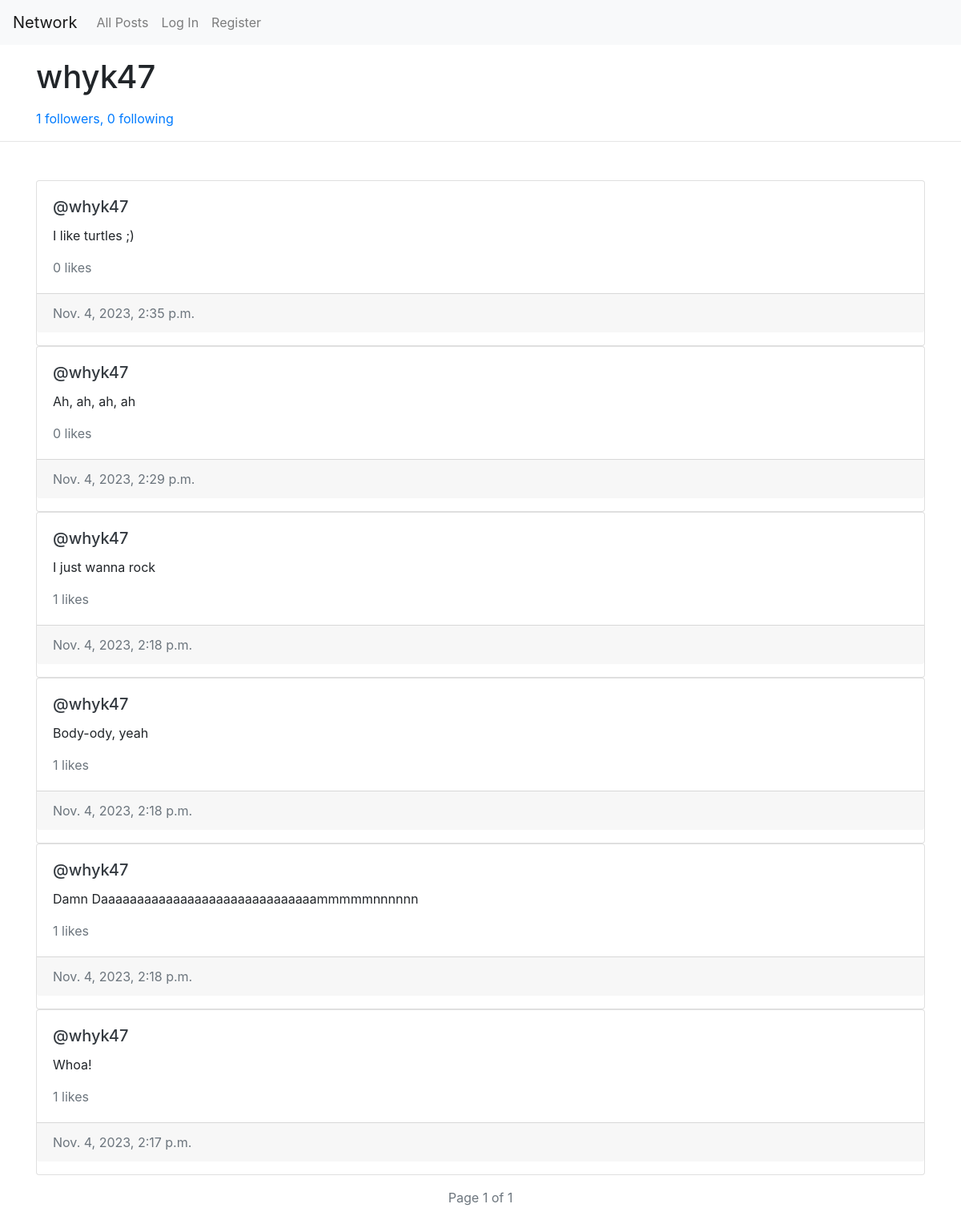
The app's page /profile/whyk47 with its own data.
### network/models.py (models this page shows)
class User(AbstractUser):
    followers = models.ManyToManyField("self", symmetrical=False, related_name="following")
    def num_followers(self):
        return self.followers.all().count()
    def num_following(self):
        return self.following.all().count()

class Post(models.Model):
    poster = models.ForeignKey(User, on_delete=models.CASCADE, related_name="posts")
    content = models.CharField(max_length=512)
    timestamp = models.DateTimeField(default=datetime.now(pytz.timezone('Asia/Singapore')))
    likers = models.ManyToManyField(User, related_name="liked", blank=True)
    def likes(self):
        return self.likers.all().count()

### network/views.py (the view, shortened to what this page needs)
# urls.py: path("profile/<str:username>", views.profile, name="profile"),
def profile(request, username):
    profile = User.objects.get(username=username)
    return render(request, "network/index.html", {
        "username": username,
        "profile": profile,
        "page": get_page(request, profile.posts.all().order_by("-timestamp")),
        "is_follower": profile.followers.filter(username=request.user.username).exists(),
        "liked": get_liked(request)
    })

### network/util.py (called while the page is built)
def get_page(request, posts):
    paginator = Paginator(posts, 10)
    page_no = request.GET.get("page")
    page = paginator.get_page(page_no)
    return page

def get_liked(request):
    if request.user.is_authenticated:
        return [post.id for post in request.user.liked.all()]

### network/templates/network/index.html (shortened to what this page needs)
{% extends "network/layout.html" %}
{% load static %}
{% block body %}
    {% if username %}
        <div class="container">
            <h1 class="mt-3 mb-3">{{ username }}</h1>
            <p class="text-primary">{{ profile.num_followers }} followers, {{ profile.num_following }} following</p>
        </div>
    {% endif %}
    <hr class="mt-3 mb-5">
    <div class="container">
        {% for post in page %}
            <div class="card post">
                <div class="card-body">
                    <h5 class="card-title">
                        <a href="{% url 'network:profile' post.poster.username %}" class="text-dark">@{{ post.poster }}</a>
                    </h5>
                    <div id="content-view-{{ post.id }}">
                        <p id="content_{{ post.id }}" class="card-text">{{ post.content }}</p>
                        <p class="card-text text-muted"><span id="numlikes_{{ post.id }}">{{ post.likes }}</span> likes</p>
                    </div>
                </div>
                <p class="card-footer text-muted">{{ post.timestamp }}</p>
            </div>
        {% empty %}
            <h3>No Posts Yet!</h3>
        {% endfor %}
    </div>
    <p class="text-muted d-flex justify-content-center mt-3">Page {{ page.number }} of {{ page.paginator.num_pages }}</p>
    <div class="d-flex justify-content-center">
    </div>
{% endblock %}

### records on screen
User: username "whyk47", num_followers "1", num_following "0"
Post: poster "whyk47", content "I like turtles ;)", likes "0", timestamp "Nov. 4, 2023, 2:35 p.m."
Post: poster "whyk47", content "Ah, ah, ah, ah", likes "0", timestamp "Nov. 4, 2023, 2:29 p.m."
Post: poster "whyk47", content "I just wanna rock", likes "1", timestamp "Nov. 4, 2023, 2:18 p.m."
Post: poster "whyk47", content "Body-ody, yeah", likes "1", timestamp "Nov. 4, 2023, 2:18 p.m."
Post: poster "whyk47", content "Damn Daaaaaaaaaaaaaaaaaaaaaaaaaaaaaammmmmnnnnnn", likes "1", timestamp "Nov. 4, 2023, 2:18 p.m."
Post: poster "whyk47", content "Whoa!", likes "1", timestamp "Nov. 4, 2023, 2:17 p.m."

### other values on screen
{{ page.number }} "1"
{{ page.paginator.num_pages }} "1"
